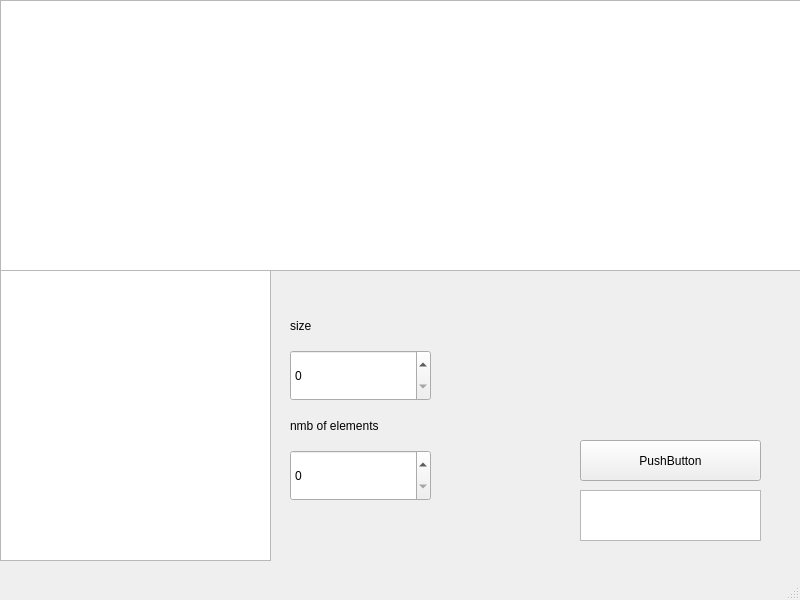
<?xml version="1.0" encoding="UTF-8"?>
<ui version="4.0">
 <class>MainWindow</class>
 <widget class="QMainWindow" name="MainWindow">
  <property name="geometry">
   <rect>
    <x>0</x>
    <y>0</y>
    <width>800</width>
    <height>600</height>
   </rect>
  </property>
  <property name="windowTitle">
   <string>MainWindow</string>
  </property>
  <widget class="QWidget" name="centralwidget">
   <widget class="QSpinBox" name="spinBox">
    <property name="geometry">
     <rect>
      <x>290</x>
      <y>450</y>
      <width>141</width>
      <height>51</height>
     </rect>
    </property>
   </widget>
   <widget class="QPushButton" name="generateBtn">
    <property name="geometry">
     <rect>
      <x>580</x>
      <y>440</y>
      <width>181</width>
      <height>41</height>
     </rect>
    </property>
    <property name="text">
     <string>PushButton</string>
    </property>
   </widget>
   <widget class="QListWidget" name="listWidget">
    <property name="geometry">
     <rect>
      <x>0</x>
      <y>270</y>
      <width>271</width>
      <height>291</height>
     </rect>
    </property>
   </widget>
   <widget class="QTextEdit" name="textEdit">
    <property name="geometry">
     <rect>
      <x>580</x>
      <y>490</y>
      <width>181</width>
      <height>51</height>
     </rect>
    </property>
   </widget>
   <widget class="QSpinBox" name="spinBox_2">
    <property name="geometry">
     <rect>
      <x>290</x>
      <y>350</y>
      <width>141</width>
      <height>51</height>
     </rect>
    </property>
   </widget>
   <widget class="QLabel" name="label">
    <property name="geometry">
     <rect>
      <x>290</x>
      <y>310</y>
      <width>141</width>
      <height>31</height>
     </rect>
    </property>
    <property name="text">
     <string>size</string>
    </property>
   </widget>
   <widget class="QLabel" name="label_2">
    <property name="geometry">
     <rect>
      <x>290</x>
      <y>410</y>
      <width>141</width>
      <height>31</height>
     </rect>
    </property>
    <property name="text">
     <string>nmb of elements</string>
    </property>
   </widget>
   <widget class="QListWidget" name="listStackWidget">
    <property name="geometry">
     <rect>
      <x>0</x>
      <y>0</y>
      <width>801</width>
      <height>271</height>
     </rect>
    </property>
   </widget>
  </widget>
  <widget class="QMenuBar" name="menubar">
   <property name="geometry">
    <rect>
     <x>0</x>
     <y>0</y>
     <width>800</width>
     <height>22</height>
    </rect>
   </property>
  </widget>
  <widget class="QStatusBar" name="statusbar"/>
 </widget>
 <resources/>
 <connections/>
</ui>
